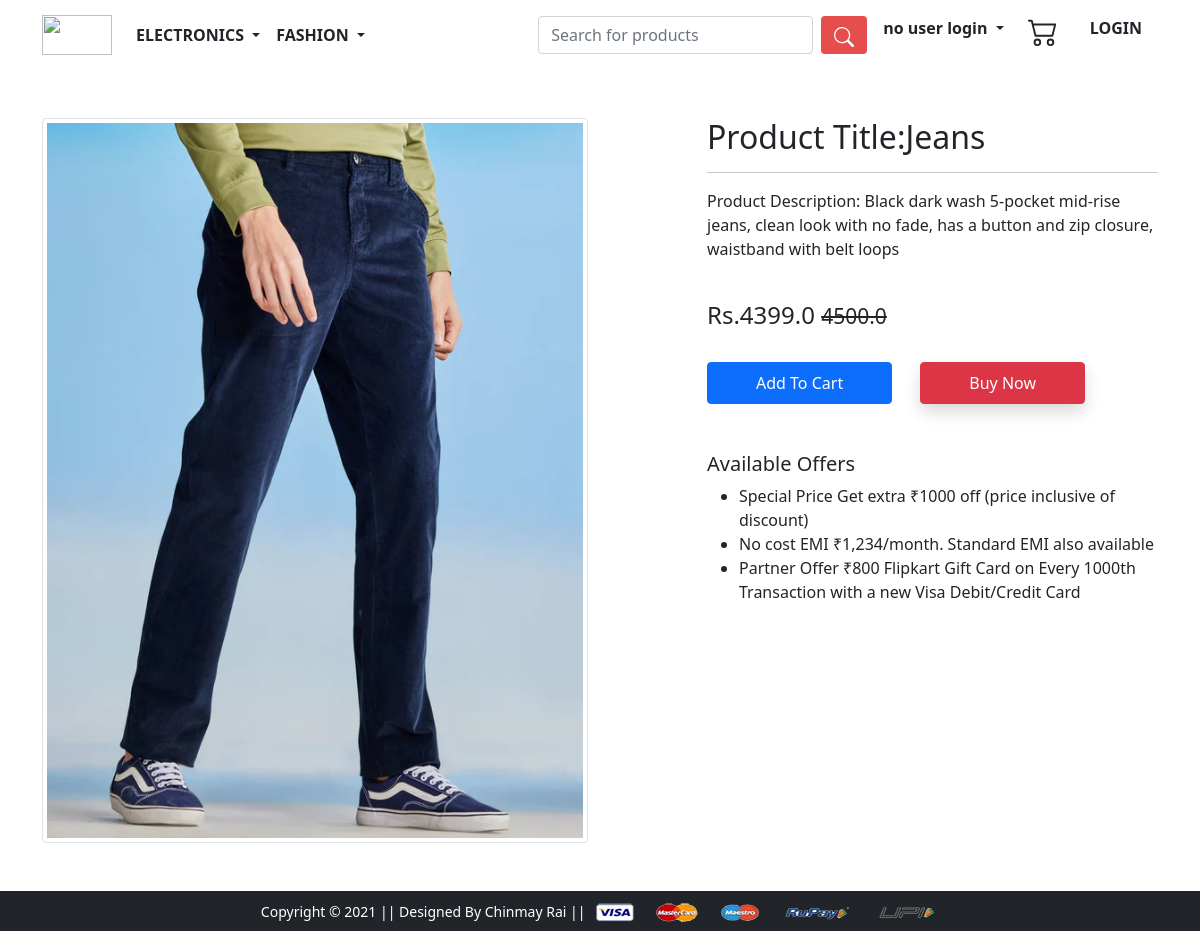
The page /product-detail/24 on the database its author committed.
### app/models.py (models this page shows, shortened)
class Product(models.Model):
    title = models.CharField(max_length=100)
    selling_price=models.FloatField()
    discounted_price=models.FloatField()
    description=models.TextField()
    brand = models.CharField(max_length=200)
    category = models.CharField(choices = CATEGORY_CHOICES,max_length=2)
    product_image = models.ImageField(upload_to='producting')

### app/views.py (the view)
# urls.py: path('product-detail/<int:pk>', views.ProductDetailView.as_view(), name='product-detail'),
class ProductDetailView(View):
    def get(self, request, pk):
        product = Product.objects.get(pk=pk)
        item_already_in_cart = False
        if request.user.is_authenticated:
            item_already_in_cart = Cart.objects.filter(Q(product=product.id) & Q(user=request.user)).exists()
            return render(request, 'app/productdetail.html',{'product':product, 'item_already_in_cart':item_already_in_cart})
        else:
            return render(request, 'app/productdetail.html',{'product':product, 'item_already_in_cart':item_already_in_cart})

### app/templates/app/productdetail.html (shortened to what this page needs)
{% extends 'app/base.html' %}
{% load static %}
{% block main-content %}
<div class="container my-5">
 <div class="row">
  <div class="col-sm-6 text-center align-self-center">
   <img src="{{product.product_image.url}}" alt="" class="img-fluid img-thumbnail">
  </div>
  <div class="col-sm-5 offset-sm-1">
   <h2>Product Title:{{product.title}} </h2>
   <hr>
   <p>Product Description: {{product.description}}</p> <br>
   <h4>Rs.{{product.discounted_price}} <small class="fw-light text-decoration-line-through">{{product.selling_price}}</small></h4> <br>
   {% if not request.user.is_authenticated %}
    <form action="/add-to-cart" class="d-inline">
    <button type="submit" class="btn btn-primary shodow px-5 py-2">Add To Cart</button>
    </form>
   {% endif %}
   <a href="{% url 'checkout' %}" class="btn btn-danger shadow px-5 py-2 ms-4">Buy Now</a>
   <h5 class="mt-5">Available Offers</h5>
   <ul>
    <li>Special Price Get extra ₹1000 off (price inclusive of discount)</li>
    <li>No cost EMI ₹1,234/month. Standard EMI also available</li>
    <li>Partner Offer ₹800 Flipkart Gift Card on Every 1000th Transaction with a new Visa Debit/Credit Card</li>
   </ul>
  </div>
 </div>
</div>
{% endblock main-content %}

### rows shown on the page
Product: product_image (picture), title "Jeans", description "Black dark wash 5-pocket mid-rise jeans, clean look with no fade, has a button and zip closure, waistband with belt loops", discounted_price "4399.0", selling_price "4500.0"
